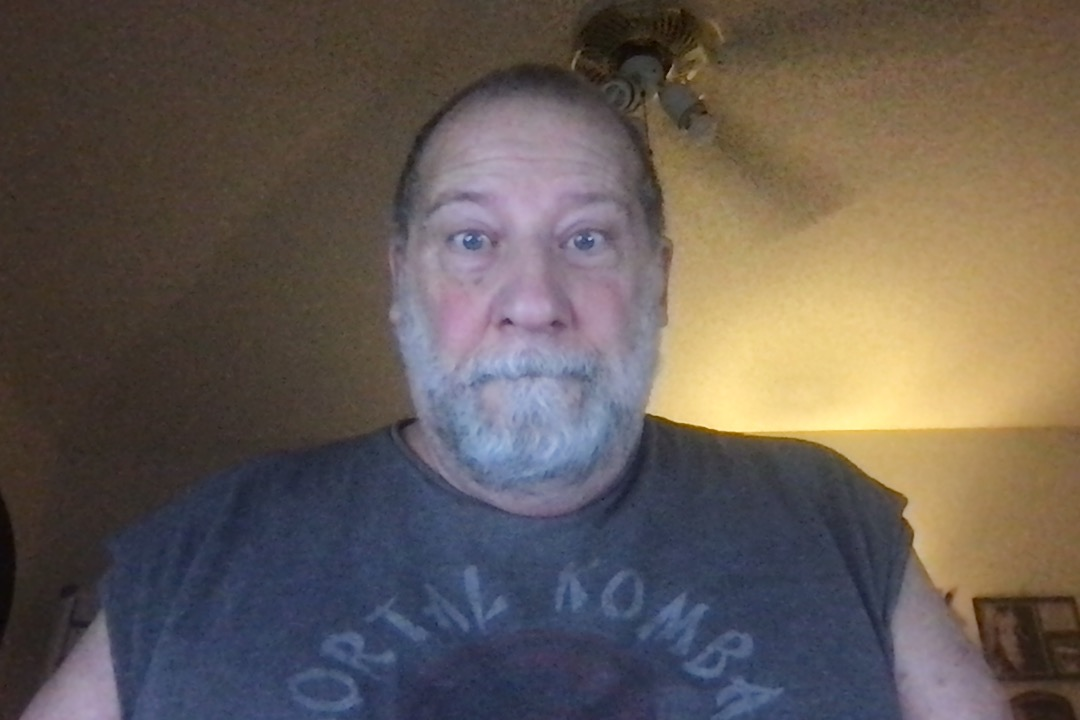
#> input picture opencv/bill.jpeg, 1080 x 720 px
$ python face_with_eyes.py
#> lines starting #> are read from the running program, lines starting #| are printed output that depends on the picture; after the words box and inside, x2 and y2 are one past the last pixel; in counts of white or black regions, pixels touching at a corner belong together
import numpy as np
import cv2
face_cascade = cv2.CascadeClassifier("haarcascade_frontalface_default.xml")
eye_cascade = cv2.CascadeClassifier("haarcascade_eye.xml")
#save the image(i) in the same directory
img = cv2.imread("bill.jpeg")
#> img is the input picture: shape (720, 1080, 3); mean B, G, R 85.1, 91.5, 101.4
gray = cv2.cvtColor(img, cv2.COLOR_BGR2GRAY)
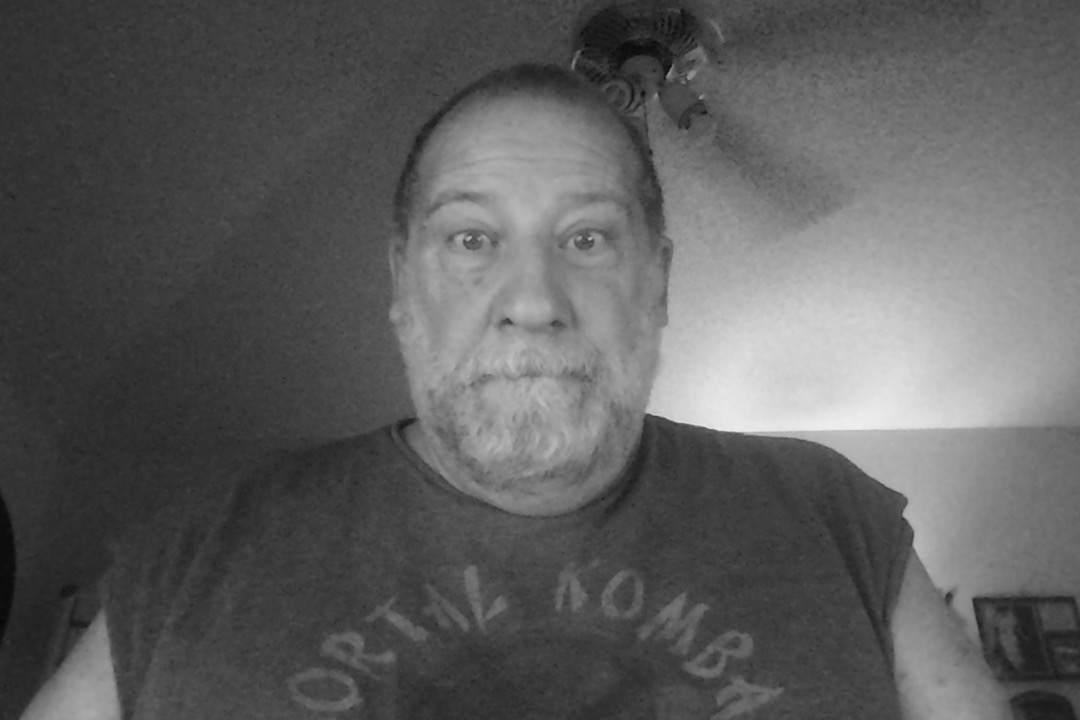
#> gray: shape (720, 1080); min 6, max 239, mean 93.8
faces = face_cascade.detectMultiScale(gray, 1.3, 5)
#> faces = [[373, 121, 309, 309]]
for (x,y,w,h) in faces:
    img = cv2.rectangle(img,(x,y),(x+w,y+h),(255,0,0),2)
    roi_gray = gray[y:y+h, x:x+w]
    roi_color = img[y:y+h, x:x+w]
    eyes = eye_cascade.detectMultiScale(roi_gray)
#> this loop made 1 pass
#> pass 1, `img = cv2.rectangle(img,(x,y),(x+w,y+h),(255,0,0),2)`:
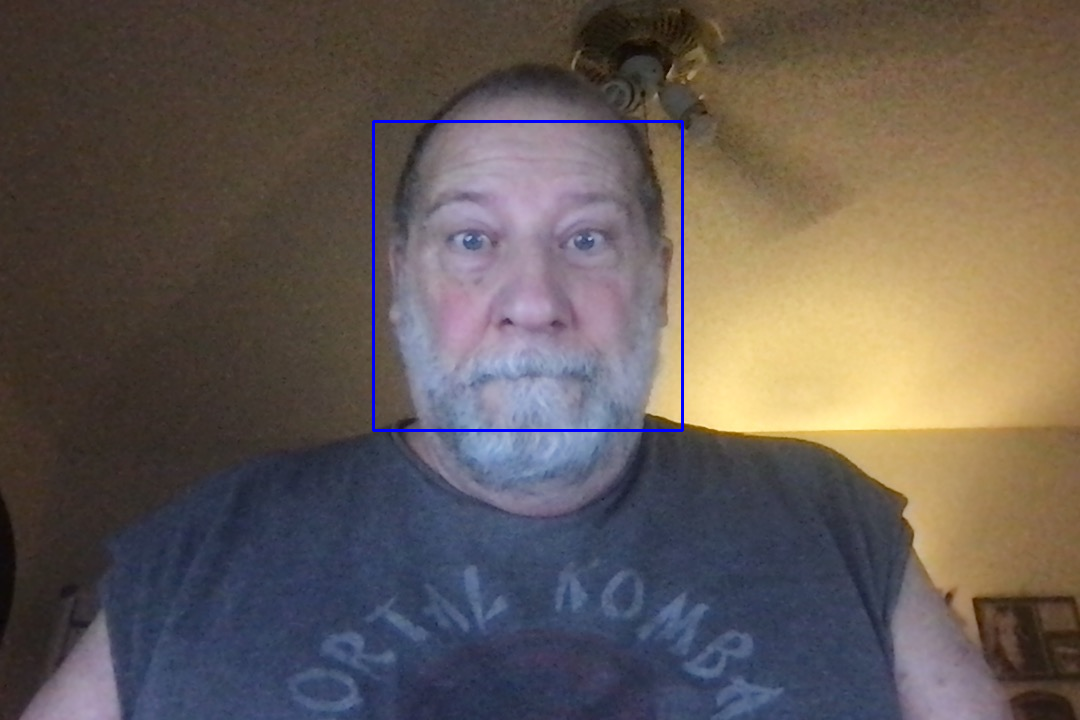
#> img: shape (720, 1080, 3); 0.48% of pixels changed, all inside (x1, y1, x2, y2) = (372, 120, 684, 432)
#> pass 1, `roi_gray = gray[y:y+h, x:x+w]`:
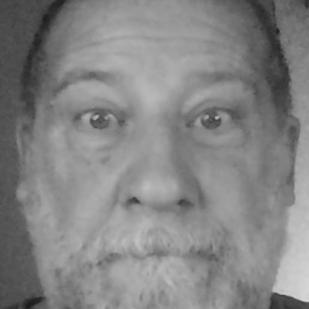
#> roi_gray: shape (309, 309); min 26, max 220, mean 132.2
#> pass 1, `roi_color = img[y:y+h, x:x+w]`:
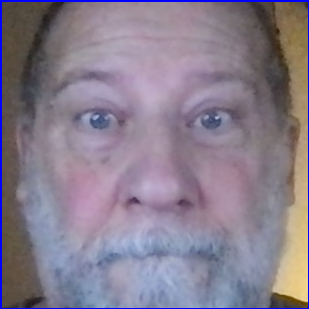
#> roi_color: shape (309, 309, 3); mean B, G, R 142, 125.7, 136.1
for (ex,ey,ew,eh) in eyes:
        cv2.rectangle(roi_color,(ex,ey),(ex+ew,ey+eh),(0,255,0),2)
#> this loop made 4 passes
#> (ex, ey, ew, eh) on passes 1 to 4: (180, 89, 61, 61), (111, 181, 41, 41), (170, 191, 25, 25), (67, 89, 60, 60)
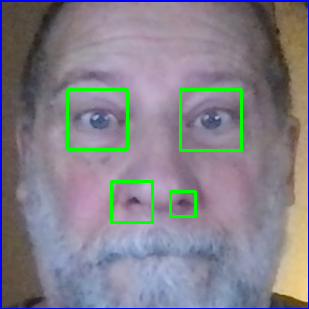
#> roi_color: shape (309, 309, 3); 2.33% of pixels changed, all inside (x1, y1, x2, y2) = (66, 88, 243, 224)
cv2.imshow('img',img)
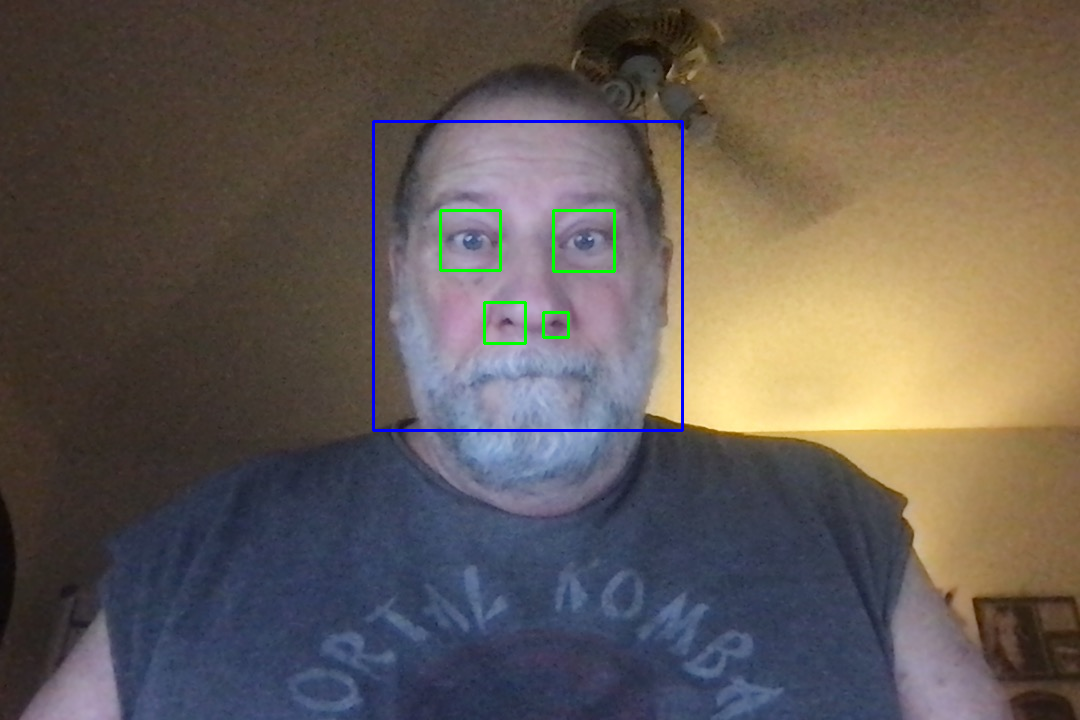
#> window 'img': shape (720, 1080, 3); mean B, G, R 85.4, 91.3, 100.4
cv2.waitKey(0)
cv2.destroyAllWindows()
